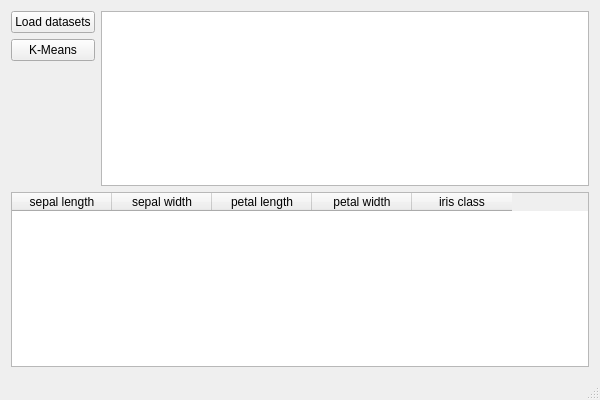
<?xml version="1.0" encoding="UTF-8"?>
<ui version="4.0">
 <class>MainWindow</class>
 <widget class="QMainWindow" name="MainWindow">
  <property name="geometry">
   <rect>
    <x>0</x>
    <y>0</y>
    <width>600</width>
    <height>400</height>
   </rect>
  </property>
  <property name="windowTitle">
   <string>Decision Tree - Iris</string>
  </property>
  <widget class="QWidget" name="centralWidget">
   <layout class="QGridLayout" name="gridLayout">
    <item row="1" column="0">
     <widget class="QPushButton" name="loadDatasets_PB">
      <property name="text">
       <string>Load datasets</string>
      </property>
     </widget>
    </item>
    <item row="4" column="0" colspan="2">
     <widget class="QTableWidget" name="datasets_TW">
      <column>
       <property name="text">
        <string>sepal length</string>
       </property>
      </column>
      <column>
       <property name="text">
        <string>sepal width</string>
       </property>
      </column>
      <column>
       <property name="text">
        <string>petal length</string>
       </property>
      </column>
      <column>
       <property name="text">
        <string>petal width</string>
       </property>
      </column>
      <column>
       <property name="text">
        <string>iris class</string>
       </property>
      </column>
     </widget>
    </item>
    <item row="1" column="1" rowspan="3">
     <widget class="QListWidget" name="info_LW"/>
    </item>
    <item row="2" column="0">
     <widget class="QPushButton" name="kmeans_PB">
      <property name="text">
       <string>K-Means</string>
      </property>
     </widget>
    </item>
   </layout>
  </widget>
  <widget class="QMenuBar" name="menuBar">
   <property name="geometry">
    <rect>
     <x>0</x>
     <y>0</y>
     <width>600</width>
     <height>22</height>
    </rect>
   </property>
  </widget>
  <widget class="QStatusBar" name="statusBar"/>
 </widget>
 <layoutdefault spacing="6" margin="11"/>
 <resources/>
 <connections/>
</ui>
